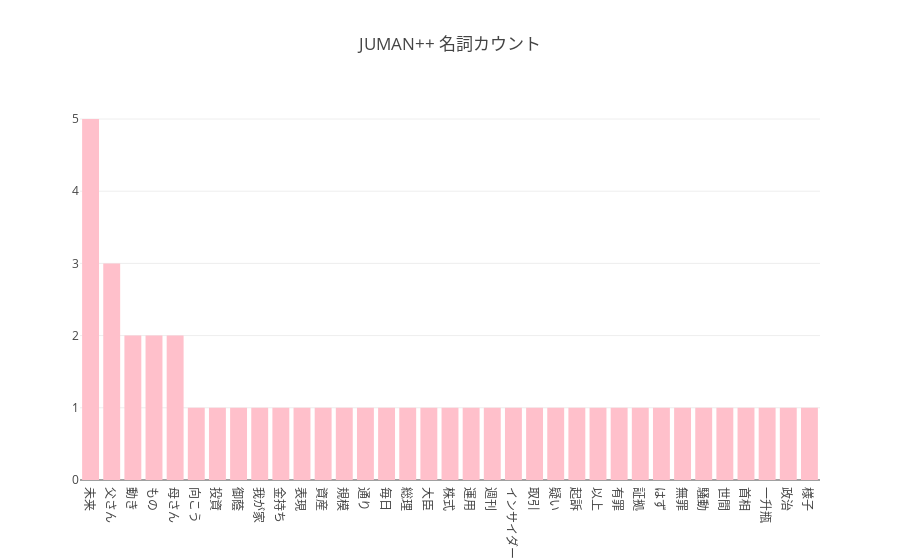

The notebook cell this image was saved under:
### Code cell
sentence_type = ["動詞"]
# sentence_type = ["接尾辞"]

sentence_type = ["名詞"]
h = count_text(text=text,
               sentence_type=sentence_type,
               least_count=1)

x = [h[0] for h in h]
y = [h[1] for h in h]


data = [go.Scatter(
            x=x,
            y=y,
    marker=dict(color="pink",line=dict(color="pink"))
    )]

data = [go.Bar(
            x=x,
            y=y,
    marker=dict(color="pink",line=dict(color="pink"))
    )]

layout = go.Layout(
    title=f"JUMAN++ {sentence_type[0]}カウント"
)

fig = go.Figure(data=data,layout=layout)
py.iplot(fig, filename='basic-bar')

### Figure 1 — Plotly figure (JSON) as saved in the notebook; plotly's stock layout.template omitted (floating-point values rounded to 4 significant figures)
{"data": [{"marker": {"color": "pink", "line": {"color": "pink"}}, "type": "bar", "uid": "1edb76a8-d7b7-45ec-bf69-f37a6a89f816", "x": ["未来", "父さん", "動き", "もの", "母さん", "向こう", "投資", "御蔭", "我が家", "金持ち", "表現", "資産", "規模", "通り", "毎日", "総理", "大臣", "株式", "運用", "週刊", "インサイダー", "取引", "疑い", "起訴", "以上", "有罪", "証拠", "はず", "無罪", "騒動", "世間", "首相", "一升瓶", "政治", "様子"], "y": [5, 3, 2, 2, 2, 1, 1, 1, 1, 1, 1, 1, 1, 1, 1, 1, 1, 1, 1, 1, 1, 1, 1, 1, 1, 1, 1, 1, 1, 1, 1, 1, 1, 1, 1]}], "layout": {"title": {"text": "JUMAN++ 名詞カウント"}}}
